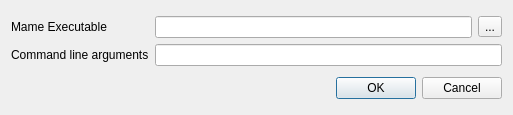
<?xml version="1.0" encoding="UTF-8"?>
<ui version="4.0">
 <class>Dialog</class>
 <widget class="QDialog" name="Dialog">
  <property name="enabled">
   <bool>true</bool>
  </property>
  <property name="geometry">
   <rect>
    <x>0</x>
    <y>0</y>
    <width>513</width>
    <height>115</height>
   </rect>
  </property>
  <property name="windowTitle">
   <string>Dialog</string>
  </property>
  <property name="modal">
   <bool>true</bool>
  </property>
  <layout class="QVBoxLayout" name="verticalLayout">
   <item>
    <layout class="QGridLayout" name="gridLayout">
     <item row="1" column="0">
      <widget class="QLabel" name="label_2">
       <property name="text">
        <string>Command line arguments</string>
       </property>
      </widget>
     </item>
     <item row="1" column="1">
      <widget class="QLineEdit" name="cmdInput"/>
     </item>
     <item row="0" column="0">
      <widget class="QLabel" name="label">
       <property name="text">
        <string>Mame Executable</string>
       </property>
      </widget>
     </item>
     <item row="0" column="1">
      <layout class="QHBoxLayout" name="horizontalLayout">
       <item>
        <widget class="QLineEdit" name="mameExecInput"/>
       </item>
       <item>
        <widget class="QToolButton" name="browseButton">
         <property name="text">
          <string>...</string>
         </property>
        </widget>
       </item>
      </layout>
     </item>
    </layout>
   </item>
   <item>
    <widget class="QDialogButtonBox" name="buttonBox">
     <property name="orientation">
      <enum>Qt::Horizontal</enum>
     </property>
     <property name="standardButtons">
      <set>QDialogButtonBox::Cancel|QDialogButtonBox::Ok</set>
     </property>
    </widget>
   </item>
  </layout>
 </widget>
 <resources/>
 <connections>
  <connection>
   <sender>buttonBox</sender>
   <signal>accepted()</signal>
   <receiver>Dialog</receiver>
   <slot>accept()</slot>
   <hints>
    <hint type="sourcelabel">
     <x>227</x>
     <y>93</y>
    </hint>
    <hint type="destinationlabel">
     <x>157</x>
     <y>114</y>
    </hint>
   </hints>
  </connection>
  <connection>
   <sender>buttonBox</sender>
   <signal>rejected()</signal>
   <receiver>Dialog</receiver>
   <slot>reject()</slot>
   <hints>
    <hint type="sourcelabel">
     <x>295</x>
     <y>99</y>
    </hint>
    <hint type="destinationlabel">
     <x>286</x>
     <y>114</y>
    </hint>
   </hints>
  </connection>
 </connections>
</ui>
